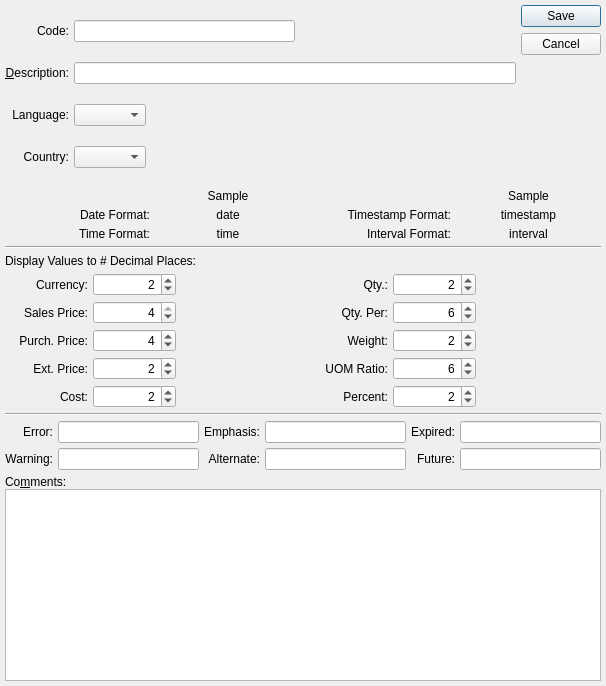
<?xml version="1.0" encoding="UTF-8"?>
<ui version="4.0">
 <comment>This file is part of the xTuple ERP: PostBooks Edition, a free and
open source Enterprise Resource Planning software suite,
Copyright (c) 1999-2019 by OpenMFG LLC, d/b/a xTuple.
It is licensed to you under the Common Public Attribution License
version 1.0, the full text of which (including xTuple-specific Exhibits)
is available at www.xtuple.com/CPAL.  By using this software, you agree
to be bound by its terms.</comment>
 <class>sysLocale</class>
 <widget class="QDialog" name="sysLocale">
  <property name="geometry">
   <rect>
    <x>0</x>
    <y>0</y>
    <width>606</width>
    <height>686</height>
   </rect>
  </property>
  <property name="windowTitle">
   <string>Locale</string>
  </property>
  <layout class="QGridLayout" name="gridLayout">
   <item row="0" column="0">
    <layout class="QGridLayout">
     <item row="0" column="0">
      <widget class="QLabel" name="_codeLit">
       <property name="text">
        <string>Code:</string>
       </property>
       <property name="alignment">
        <set>Qt::AlignRight|Qt::AlignTrailing|Qt::AlignVCenter</set>
       </property>
       <property name="buddy">
        <cstring>_code</cstring>
       </property>
      </widget>
     </item>
     <item row="0" column="1">
      <layout class="QHBoxLayout">
       <property name="spacing">
        <number>0</number>
       </property>
       <item>
        <widget class="XLineEdit" name="_code"/>
       </item>
       <item>
        <spacer>
         <property name="orientation">
          <enum>Qt::Horizontal</enum>
         </property>
         <property name="sizeHint" stdset="0">
          <size>
           <width>20</width>
           <height>20</height>
          </size>
         </property>
        </spacer>
       </item>
      </layout>
     </item>
     <item row="1" column="0">
      <widget class="QLabel" name="_descriptionLit">
       <property name="text">
        <string>&amp;Description:</string>
       </property>
       <property name="alignment">
        <set>Qt::AlignRight|Qt::AlignTrailing|Qt::AlignVCenter</set>
       </property>
       <property name="buddy">
        <cstring>_description</cstring>
       </property>
      </widget>
     </item>
     <item row="1" column="1">
      <widget class="XLineEdit" name="_description"/>
     </item>
     <item row="2" column="0">
      <widget class="QLabel" name="_languageLit">
       <property name="text">
        <string>Language:</string>
       </property>
       <property name="alignment">
        <set>Qt::AlignRight|Qt::AlignTrailing|Qt::AlignVCenter</set>
       </property>
       <property name="buddy">
        <cstring>_language</cstring>
       </property>
      </widget>
     </item>
     <item row="2" column="1">
      <layout class="QHBoxLayout">
       <item>
        <widget class="XComboBox" name="_language">
         <property name="allowNull">
          <bool>true</bool>
         </property>
         <property name="nullStr">
          <string>[ Default ]</string>
         </property>
         <property name="type">
          <enum>XComboBox::LocaleLanguages</enum>
         </property>
        </widget>
       </item>
       <item>
        <spacer>
         <property name="orientation">
          <enum>Qt::Horizontal</enum>
         </property>
         <property name="sizeHint" stdset="0">
          <size>
           <width>40</width>
           <height>20</height>
          </size>
         </property>
        </spacer>
       </item>
      </layout>
     </item>
     <item row="3" column="0">
      <widget class="QLabel" name="label">
       <property name="text">
        <string>Country:</string>
       </property>
       <property name="alignment">
        <set>Qt::AlignRight|Qt::AlignTrailing|Qt::AlignVCenter</set>
       </property>
       <property name="buddy">
        <cstring>_country</cstring>
       </property>
      </widget>
     </item>
     <item row="3" column="1">
      <layout class="QHBoxLayout">
       <item>
        <widget class="XComboBox" name="_country">
         <property name="allowNull">
          <bool>true</bool>
         </property>
         <property name="nullStr">
          <string>[ Any ]</string>
         </property>
         <property name="type">
          <enum>XComboBox::LocaleCountries</enum>
         </property>
        </widget>
       </item>
       <item>
        <spacer>
         <property name="orientation">
          <enum>Qt::Horizontal</enum>
         </property>
         <property name="sizeHint" stdset="0">
          <size>
           <width>40</width>
           <height>20</height>
          </size>
         </property>
        </spacer>
       </item>
      </layout>
     </item>
    </layout>
   </item>
   <item row="0" column="1">
    <widget class="QDialogButtonBox" name="_buttonBox">
     <property name="orientation">
      <enum>Qt::Vertical</enum>
     </property>
     <property name="standardButtons">
      <set>QDialogButtonBox::Cancel|QDialogButtonBox::Save</set>
     </property>
    </widget>
   </item>
   <item row="1" column="0" colspan="2">
    <layout class="QGridLayout">
     <item row="0" column="1">
      <widget class="QLabel" name="_sampleLit">
       <property name="sizePolicy">
        <sizepolicy hsizetype="Preferred" vsizetype="Fixed">
         <horstretch>0</horstretch>
         <verstretch>0</verstretch>
        </sizepolicy>
       </property>
       <property name="minimumSize">
        <size>
         <width>120</width>
         <height>0</height>
        </size>
       </property>
       <property name="text">
        <string>Sample</string>
       </property>
       <property name="alignment">
        <set>Qt::AlignCenter</set>
       </property>
      </widget>
     </item>
     <item row="0" column="4">
      <widget class="QLabel" name="_sampleLit_2">
       <property name="sizePolicy">
        <sizepolicy hsizetype="Preferred" vsizetype="Fixed">
         <horstretch>0</horstretch>
         <verstretch>0</verstretch>
        </sizepolicy>
       </property>
       <property name="minimumSize">
        <size>
         <width>120</width>
         <height>0</height>
        </size>
       </property>
       <property name="text">
        <string>Sample</string>
       </property>
       <property name="alignment">
        <set>Qt::AlignCenter</set>
       </property>
      </widget>
     </item>
     <item row="1" column="0">
      <widget class="QLabel" name="_dateFormatLit">
       <property name="text">
        <string>Date Format:</string>
       </property>
       <property name="alignment">
        <set>Qt::AlignRight|Qt::AlignTrailing|Qt::AlignVCenter</set>
       </property>
      </widget>
     </item>
     <item row="1" column="1">
      <widget class="QLabel" name="_dateSample">
       <property name="minimumSize">
        <size>
         <width>120</width>
         <height>0</height>
        </size>
       </property>
       <property name="text">
        <string>date</string>
       </property>
       <property name="alignment">
        <set>Qt::AlignCenter</set>
       </property>
      </widget>
     </item>
     <item row="1" column="2">
      <widget class="QLabel" name="_timestampFormatLit">
       <property name="text">
        <string>Timestamp Format:</string>
       </property>
       <property name="alignment">
        <set>Qt::AlignRight|Qt::AlignTrailing|Qt::AlignVCenter</set>
       </property>
      </widget>
     </item>
     <item row="2" column="0">
      <widget class="QLabel" name="_timeFormatLit">
       <property name="text">
        <string>Time Format:</string>
       </property>
       <property name="alignment">
        <set>Qt::AlignRight|Qt::AlignTrailing|Qt::AlignVCenter</set>
       </property>
      </widget>
     </item>
     <item row="2" column="1">
      <widget class="QLabel" name="_timeSample">
       <property name="minimumSize">
        <size>
         <width>120</width>
         <height>0</height>
        </size>
       </property>
       <property name="text">
        <string>time</string>
       </property>
       <property name="alignment">
        <set>Qt::AlignCenter</set>
       </property>
      </widget>
     </item>
     <item row="2" column="2">
      <widget class="QLabel" name="_intervalFormatLit">
       <property name="text">
        <string>Interval Format:</string>
       </property>
       <property name="alignment">
        <set>Qt::AlignRight|Qt::AlignTrailing|Qt::AlignVCenter</set>
       </property>
      </widget>
     </item>
     <item row="2" column="4">
      <widget class="QLabel" name="_intervalSample">
       <property name="minimumSize">
        <size>
         <width>120</width>
         <height>0</height>
        </size>
       </property>
       <property name="text">
        <string>interval</string>
       </property>
       <property name="alignment">
        <set>Qt::AlignCenter</set>
       </property>
      </widget>
     </item>
     <item row="1" column="4">
      <widget class="QLabel" name="_timestampSample">
       <property name="text">
        <string>timestamp</string>
       </property>
       <property name="alignment">
        <set>Qt::AlignCenter</set>
       </property>
      </widget>
     </item>
    </layout>
   </item>
   <item row="2" column="0" colspan="2">
    <widget class="Line" name="line">
     <property name="orientation">
      <enum>Qt::Horizontal</enum>
     </property>
    </widget>
   </item>
   <item row="3" column="0" colspan="2">
    <layout class="QGridLayout">
     <item row="1" column="0">
      <widget class="QLabel" name="_currFormatLit">
       <property name="text">
        <string>Currency:</string>
       </property>
       <property name="alignment">
        <set>Qt::AlignRight|Qt::AlignTrailing|Qt::AlignVCenter</set>
       </property>
       <property name="buddy">
        <cstring>_currencyScale</cstring>
       </property>
      </widget>
     </item>
     <item row="1" column="1">
      <widget class="QSpinBox" name="_currencyScale">
       <property name="alignment">
        <set>Qt::AlignRight</set>
       </property>
       <property name="maximum">
        <number>4</number>
       </property>
       <property name="value">
        <number>2</number>
       </property>
      </widget>
     </item>
     <item row="1" column="2">
      <widget class="QLabel" name="_currencySample">
       <property name="minimumSize">
        <size>
         <width>120</width>
         <height>0</height>
        </size>
       </property>
       <property name="text">
        <string/>
       </property>
       <property name="alignment">
        <set>Qt::AlignRight|Qt::AlignTrailing|Qt::AlignVCenter</set>
       </property>
      </widget>
     </item>
     <item row="2" column="0">
      <widget class="QLabel" name="_salesPriceFormatLit">
       <property name="text">
        <string>Sales Price:</string>
       </property>
       <property name="alignment">
        <set>Qt::AlignRight|Qt::AlignTrailing|Qt::AlignVCenter</set>
       </property>
       <property name="buddy">
        <cstring>_salesPriceScale</cstring>
       </property>
      </widget>
     </item>
     <item row="2" column="1">
      <widget class="QSpinBox" name="_salesPriceScale">
       <property name="alignment">
        <set>Qt::AlignRight</set>
       </property>
       <property name="maximum">
        <number>4</number>
       </property>
       <property name="value">
        <number>4</number>
       </property>
      </widget>
     </item>
     <item row="2" column="2">
      <widget class="QLabel" name="_salesPriceSample">
       <property name="minimumSize">
        <size>
         <width>120</width>
         <height>0</height>
        </size>
       </property>
       <property name="text">
        <string/>
       </property>
       <property name="alignment">
        <set>Qt::AlignRight|Qt::AlignTrailing|Qt::AlignVCenter</set>
       </property>
      </widget>
     </item>
     <item row="3" column="0">
      <widget class="QLabel" name="_purchPriceFormatLit">
       <property name="text">
        <string>Purch. Price:</string>
       </property>
       <property name="alignment">
        <set>Qt::AlignRight|Qt::AlignTrailing|Qt::AlignVCenter</set>
       </property>
       <property name="buddy">
        <cstring>_purchPriceScale</cstring>
       </property>
      </widget>
     </item>
     <item row="3" column="1">
      <widget class="QSpinBox" name="_purchPriceScale">
       <property name="alignment">
        <set>Qt::AlignRight</set>
       </property>
       <property name="maximum">
        <number>6</number>
       </property>
       <property name="value">
        <number>4</number>
       </property>
      </widget>
     </item>
     <item row="3" column="2">
      <widget class="QLabel" name="_purchPriceSample">
       <property name="minimumSize">
        <size>
         <width>120</width>
         <height>0</height>
        </size>
       </property>
       <property name="text">
        <string/>
       </property>
       <property name="alignment">
        <set>Qt::AlignRight|Qt::AlignTrailing|Qt::AlignVCenter</set>
       </property>
      </widget>
     </item>
     <item row="4" column="0">
      <widget class="QLabel" name="_extPriceFormatLit">
       <property name="text">
        <string>Ext. Price:</string>
       </property>
       <property name="alignment">
        <set>Qt::AlignRight|Qt::AlignTrailing|Qt::AlignVCenter</set>
       </property>
       <property name="buddy">
        <cstring>_extPriceScale</cstring>
       </property>
      </widget>
     </item>
     <item row="4" column="1">
      <widget class="QSpinBox" name="_extPriceScale">
       <property name="alignment">
        <set>Qt::AlignRight</set>
       </property>
       <property name="maximum">
        <number>4</number>
       </property>
       <property name="value">
        <number>2</number>
       </property>
      </widget>
     </item>
     <item row="4" column="2">
      <widget class="QLabel" name="_extPriceSample">
       <property name="minimumSize">
        <size>
         <width>120</width>
         <height>0</height>
        </size>
       </property>
       <property name="text">
        <string/>
       </property>
       <property name="alignment">
        <set>Qt::AlignRight|Qt::AlignTrailing|Qt::AlignVCenter</set>
       </property>
      </widget>
     </item>
     <item row="5" column="0">
      <widget class="QLabel" name="_costFormatLit">
       <property name="text">
        <string>Cost:</string>
       </property>
       <property name="alignment">
        <set>Qt::AlignRight|Qt::AlignTrailing|Qt::AlignVCenter</set>
       </property>
       <property name="buddy">
        <cstring>_costScale</cstring>
       </property>
      </widget>
     </item>
     <item row="5" column="1">
      <widget class="QSpinBox" name="_costScale">
       <property name="alignment">
        <set>Qt::AlignRight</set>
       </property>
       <property name="maximum">
        <number>6</number>
       </property>
       <property name="value">
        <number>2</number>
       </property>
      </widget>
     </item>
     <item row="5" column="2">
      <widget class="QLabel" name="_costSample">
       <property name="minimumSize">
        <size>
         <width>120</width>
         <height>0</height>
        </size>
       </property>
       <property name="text">
        <string/>
       </property>
       <property name="alignment">
        <set>Qt::AlignRight|Qt::AlignTrailing|Qt::AlignVCenter</set>
       </property>
      </widget>
     </item>
     <item row="1" column="3">
      <widget class="QLabel" name="_qtyFormatLit">
       <property name="text">
        <string>Qty.:</string>
       </property>
       <property name="alignment">
        <set>Qt::AlignRight|Qt::AlignTrailing|Qt::AlignVCenter</set>
       </property>
       <property name="buddy">
        <cstring>_qtyScale</cstring>
       </property>
      </widget>
     </item>
     <item row="1" column="4">
      <widget class="QSpinBox" name="_qtyScale">
       <property name="alignment">
        <set>Qt::AlignRight</set>
       </property>
       <property name="maximum">
        <number>6</number>
       </property>
       <property name="value">
        <number>2</number>
       </property>
      </widget>
     </item>
     <item row="1" column="5">
      <widget class="QLabel" name="_qtySample">
       <property name="minimumSize">
        <size>
         <width>120</width>
         <height>0</height>
        </size>
       </property>
       <property name="text">
        <string/>
       </property>
       <property name="alignment">
        <set>Qt::AlignRight|Qt::AlignTrailing|Qt::AlignVCenter</set>
       </property>
      </widget>
     </item>
     <item row="2" column="3">
      <widget class="QLabel" name="_qtyPerFormatLit">
       <property name="text">
        <string>Qty. Per:</string>
       </property>
       <property name="alignment">
        <set>Qt::AlignRight|Qt::AlignTrailing|Qt::AlignVCenter</set>
       </property>
       <property name="buddy">
        <cstring>_qtyPerScale</cstring>
       </property>
      </widget>
     </item>
     <item row="2" column="4">
      <widget class="QSpinBox" name="_qtyPerScale">
       <property name="alignment">
        <set>Qt::AlignRight</set>
       </property>
       <property name="maximum">
        <number>8</number>
       </property>
       <property name="value">
        <number>6</number>
       </property>
      </widget>
     </item>
     <item row="2" column="5">
      <widget class="QLabel" name="_qtyPerSample">
       <property name="minimumSize">
        <size>
         <width>120</width>
         <height>0</height>
        </size>
       </property>
       <property name="text">
        <string/>
       </property>
       <property name="alignment">
        <set>Qt::AlignRight|Qt::AlignTrailing|Qt::AlignVCenter</set>
       </property>
      </widget>
     </item>
     <item row="4" column="3">
      <widget class="QLabel" name="_uomRatioLit">
       <property name="text">
        <string>UOM Ratio:</string>
       </property>
       <property name="alignment">
        <set>Qt::AlignRight|Qt::AlignTrailing|Qt::AlignVCenter</set>
       </property>
       <property name="buddy">
        <cstring>_uomRatioScale</cstring>
       </property>
      </widget>
     </item>
     <item row="4" column="4">
      <widget class="QSpinBox" name="_uomRatioScale">
       <property name="alignment">
        <set>Qt::AlignRight</set>
       </property>
       <property name="maximum">
        <number>8</number>
       </property>
       <property name="value">
        <number>6</number>
       </property>
      </widget>
     </item>
     <item row="4" column="5">
      <widget class="QLabel" name="_uomRatioSample">
       <property name="minimumSize">
        <size>
         <width>120</width>
         <height>0</height>
        </size>
       </property>
       <property name="text">
        <string/>
       </property>
       <property name="alignment">
        <set>Qt::AlignRight|Qt::AlignTrailing|Qt::AlignVCenter</set>
       </property>
      </widget>
     </item>
     <item row="0" column="0" colspan="6">
      <widget class="QLabel" name="label_2">
       <property name="text">
        <string>Display Values to # Decimal Places:</string>
       </property>
      </widget>
     </item>
     <item row="5" column="4">
      <widget class="QSpinBox" name="_percentScale">
       <property name="alignment">
        <set>Qt::AlignRight|Qt::AlignTrailing|Qt::AlignVCenter</set>
       </property>
       <property name="maximum">
        <number>4</number>
       </property>
       <property name="value">
        <number>2</number>
       </property>
      </widget>
     </item>
     <item row="5" column="3">
      <widget class="QLabel" name="_percentScaleLit">
       <property name="text">
        <string>Percent:</string>
       </property>
       <property name="alignment">
        <set>Qt::AlignRight|Qt::AlignTrailing|Qt::AlignVCenter</set>
       </property>
      </widget>
     </item>
     <item row="5" column="5">
      <widget class="QLabel" name="_percentSample">
       <property name="text">
        <string/>
       </property>
       <property name="alignment">
        <set>Qt::AlignRight|Qt::AlignTrailing|Qt::AlignVCenter</set>
       </property>
      </widget>
     </item>
     <item row="3" column="3">
      <widget class="QLabel" name="_weightFormatLit">
       <property name="text">
        <string>Weight:</string>
       </property>
       <property name="alignment">
        <set>Qt::AlignRight|Qt::AlignTrailing|Qt::AlignVCenter</set>
       </property>
      </widget>
     </item>
     <item row="3" column="4">
      <widget class="QSpinBox" name="_weightScale">
       <property name="alignment">
        <set>Qt::AlignRight|Qt::AlignTrailing|Qt::AlignVCenter</set>
       </property>
       <property name="maximum">
        <number>8</number>
       </property>
       <property name="value">
        <number>2</number>
       </property>
      </widget>
     </item>
     <item row="3" column="5">
      <widget class="QLabel" name="_weightSample">
       <property name="minimumSize">
        <size>
         <width>120</width>
         <height>0</height>
        </size>
       </property>
       <property name="text">
        <string/>
       </property>
       <property name="alignment">
        <set>Qt::AlignRight|Qt::AlignTrailing|Qt::AlignVCenter</set>
       </property>
      </widget>
     </item>
    </layout>
   </item>
   <item row="4" column="0" colspan="2">
    <widget class="Line" name="line_3">
     <property name="orientation">
      <enum>Qt::Horizontal</enum>
     </property>
    </widget>
   </item>
   <item row="5" column="0" colspan="2">
    <layout class="QGridLayout">
     <item row="0" column="0">
      <widget class="QLabel" name="_errorLit">
       <property name="text">
        <string>Error:</string>
       </property>
       <property name="alignment">
        <set>Qt::AlignRight|Qt::AlignTrailing|Qt::AlignVCenter</set>
       </property>
       <property name="buddy">
        <cstring>_error</cstring>
       </property>
      </widget>
     </item>
     <item row="1" column="0">
      <widget class="QLabel" name="_warningLit">
       <property name="text">
        <string>Warning:</string>
       </property>
       <property name="alignment">
        <set>Qt::AlignRight|Qt::AlignTrailing|Qt::AlignVCenter</set>
       </property>
       <property name="buddy">
        <cstring>_warning</cstring>
       </property>
      </widget>
     </item>
     <item row="0" column="1">
      <widget class="QLineEdit" name="_error"/>
     </item>
     <item row="1" column="1">
      <widget class="QLineEdit" name="_warning"/>
     </item>
     <item row="0" column="2">
      <widget class="QLabel" name="_emphasisLit">
       <property name="text">
        <string>Emphasis:</string>
       </property>
       <property name="alignment">
        <set>Qt::AlignRight|Qt::AlignTrailing|Qt::AlignVCenter</set>
       </property>
       <property name="buddy">
        <cstring>_emphasis</cstring>
       </property>
      </widget>
     </item>
     <item row="1" column="2">
      <widget class="QLabel" name="_alternateLit">
       <property name="text">
        <string>Alternate:</string>
       </property>
       <property name="alignment">
        <set>Qt::AlignRight|Qt::AlignTrailing|Qt::AlignVCenter</set>
       </property>
       <property name="buddy">
        <cstring>_alternate</cstring>
       </property>
      </widget>
     </item>
     <item row="0" column="3">
      <widget class="QLineEdit" name="_emphasis"/>
     </item>
     <item row="1" column="3">
      <widget class="QLineEdit" name="_alternate"/>
     </item>
     <item row="0" column="4">
      <widget class="QLabel" name="_expiredLit">
       <property name="text">
        <string>Expired:</string>
       </property>
       <property name="alignment">
        <set>Qt::AlignRight|Qt::AlignTrailing|Qt::AlignVCenter</set>
       </property>
       <property name="buddy">
        <cstring>_expired</cstring>
       </property>
      </widget>
     </item>
     <item row="1" column="4">
      <widget class="QLabel" name="_futureLit">
       <property name="text">
        <string>Future:</string>
       </property>
       <property name="alignment">
        <set>Qt::AlignRight|Qt::AlignTrailing|Qt::AlignVCenter</set>
       </property>
       <property name="buddy">
        <cstring>_future</cstring>
       </property>
      </widget>
     </item>
     <item row="0" column="5">
      <widget class="QLineEdit" name="_expired"/>
     </item>
     <item row="1" column="5">
      <widget class="QLineEdit" name="_future"/>
     </item>
    </layout>
   </item>
   <item row="6" column="0" colspan="2">
    <layout class="QVBoxLayout">
     <property name="spacing">
      <number>0</number>
     </property>
     <item>
      <widget class="QLabel" name="_commentsLit">
       <property name="sizePolicy">
        <sizepolicy hsizetype="Expanding" vsizetype="Minimum">
         <horstretch>0</horstretch>
         <verstretch>0</verstretch>
        </sizepolicy>
       </property>
       <property name="text">
        <string>Co&amp;mments:</string>
       </property>
       <property name="buddy">
        <cstring>_comments</cstring>
       </property>
      </widget>
     </item>
     <item>
      <widget class="XTextEdit" name="_comments"/>
     </item>
    </layout>
   </item>
  </layout>
 </widget>
 <layoutdefault spacing="5" margin="5"/>
 <customwidgets>
  <customwidget>
   <class>XComboBox</class>
   <extends>QComboBox</extends>
   <header>xcombobox.h</header>
  </customwidget>
  <customwidget>
   <class>XLineEdit</class>
   <extends>QLineEdit</extends>
   <header>xlineedit.h</header>
   <container>1</container>
  </customwidget>
  <customwidget>
   <class>XTextEdit</class>
   <extends>QTextEdit</extends>
   <header>xtextedit.h</header>
  </customwidget>
 </customwidgets>
 <tabstops>
  <tabstop>_code</tabstop>
  <tabstop>_description</tabstop>
  <tabstop>_currencyScale</tabstop>
  <tabstop>_salesPriceScale</tabstop>
  <tabstop>_purchPriceScale</tabstop>
  <tabstop>_extPriceScale</tabstop>
  <tabstop>_costScale</tabstop>
  <tabstop>_qtyScale</tabstop>
  <tabstop>_qtyPerScale</tabstop>
  <tabstop>_uomRatioScale</tabstop>
  <tabstop>_error</tabstop>
  <tabstop>_warning</tabstop>
  <tabstop>_emphasis</tabstop>
  <tabstop>_alternate</tabstop>
  <tabstop>_expired</tabstop>
  <tabstop>_future</tabstop>
  <tabstop>_comments</tabstop>
 </tabstops>
 <includes>
  <include location="global">parameter.h</include>
 </includes>
 <resources/>
 <connections>
  <connection>
   <sender>_buttonBox</sender>
   <signal>rejected()</signal>
   <receiver>sysLocale</receiver>
   <slot>reject()</slot>
   <hints>
    <hint type="sourcelabel">
     <x>559</x>
     <y>78</y>
    </hint>
    <hint type="destinationlabel">
     <x>302</x>
     <y>342</y>
    </hint>
   </hints>
  </connection>
 </connections>
</ui>
